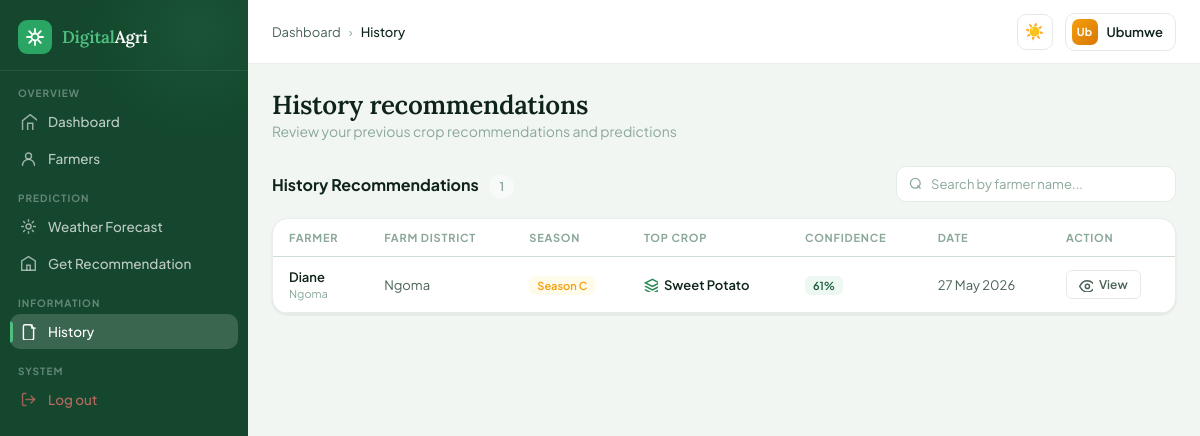
Page /history (signed in) on the committed database.
### models.py (models this page shows, shortened)
class Cooperative(UserMixin, db.Model):
    __tablename__ = 'cooperative'
    id = db.Column(db.Integer, primary_key=True)
    name = db.Column(db.String(150), nullable=False)
    email = db.Column(db.String(150), unique=True, nullable=False)
    password = db.Column(db.String(255), nullable=False)
    phone_number = db.Column(db.String(20))
    district = db.Column(db.String(100))
    created_at = db.Column(db.DateTime, default=datetime.utcnow)

class Recommendation(db.Model):
    __tablename__ = 'recommendation'
    id = db.Column(db.Integer, primary_key=True)
    farmer_id = db.Column(db.Integer, db.ForeignKey('farmer.id'), nullable=False)
    soil_ph = db.Column(db.Numeric(4, 2))
    nitrogen = db.Column(db.Numeric(6, 2))
    phosphorus = db.Column(db.Numeric(6, 2))
    potassium = db.Column(db.Numeric(6, 2))
    rainfall = db.Column(db.Numeric(7, 2))
    temperature = db.Column(db.Numeric(5, 2))
    humidity = db.Column(db.Numeric(5, 2))
    altitude = db.Column(db.Numeric(7, 2))
    farm_district = db.Column(db.String(100))
    farmer_district = db.Column(db.String(100))
    season = db.Column(db.Enum(Season))
    created_at = db.Column(db.DateTime, default=datetime.utcnow)
    predictions = db.relationship('Prediction', backref='recommendation', lazy=True,
                                  order_by='Prediction.confidence_score.desc()')

class Farmer(UserMixin, db.Model):
    __tablename__ = 'farmer'
    id = db.Column(db.Integer, primary_key=True)
    name = db.Column(db.String(100), nullable=False)
    email = db.Column(db.String(150), unique=True, nullable=True)  # Nullable for coop-added farmers
    password = db.Column(db.String(255), nullable=True)            # Nullable for coop-added farmers
    farmer_district = db.Column(db.String(100))
    phone_number = db.Column(db.String(20))
    farm_size_hectares = db.Column(db.Numeric(6, 2))
    gender = db.Column(db.Enum(Gender))
    cooperative_id = db.Column(db.Integer, db.ForeignKey('cooperative.id'), nullable=True)
    created_at = db.Column(db.DateTime, default=datetime.utcnow)
    recommendations = db.relationship('Recommendation', backref='farmer', lazy=True)

class Prediction(db.Model):
    __tablename__ = 'prediction'
    id = db.Column(db.Integer, primary_key=True)
    recommendation_id = db.Column(db.Integer, db.ForeignKey('recommendation.id'), nullable=False)
    crop_name = db.Column(db.String(100))
    confidence_score = db.Column(db.Numeric(5, 2))
    model_version = db.Column(db.String(50), default='1.0')
    is_accepted = db.Column(db.Boolean, default=False)
    predicted_at = db.Column(db.DateTime, default=datetime.utcnow)

### app.py (the view)
@app.route('/history')
@login_required
def history():
    cooperative_name = current_user.name if isinstance(current_user, Cooperative) else None
    farmer_name = current_user.name if isinstance(current_user, Farmer) else None
    template_folder = 'Farmer' if isinstance(current_user, Farmer) else 'cooperative'
    if isinstance(current_user, Cooperative):
        recommendations = Recommendation.query.join(Farmer).filter(Farmer.cooperative_id == current_user.id).order_by(Recommendation.created_at.desc()).limit(200).all()
    else:
        recommendations = Recommendation.query.filter_by(farmer_id=current_user.id).order_by(Recommendation.created_at.desc()).limit(200).all()
    return render_template(f'{template_folder}/history.html',
                         cooperative_name=cooperative_name,
                         farmer_name=farmer_name,
                         recommendations=recommendations)

### app.py (called while the page is built)
@app.context_processor
def inject_emojis():
    return dict(crop_emojis=CROP_EMOJIS)

### models.py (called while the page is built)
@login_manager.user_loader
def load_user(user_id):
    if user_id.startswith('admin-'):
        return Admin.query.get(int(user_id.split('-')[1]))
    elif user_id.startswith('coop-'):
        return Cooperative.query.get(int(user_id.split('-')[1]))
    elif user_id.startswith('farmer-'):
        return Farmer.query.get(int(user_id.split('-')[1]))
    return None

### templates/cooperative/history.html (shortened to what this page needs)
<!DOCTYPE html>
<html lang="en" data-theme="light">
<head>
<link rel="stylesheet" href="https://cdn.jsdelivr.net/npm/lucide-static@0.321.0/font/lucide.min.css"/>
</head>
<body>
<div class="app">
{% include 'cooperative/components/sidebar.html' %}
<div class="main">
  <header class="topbar">
    <div class="breadcrumb">
      <a href="{{ url_for('dashboard') }}">Dashboard</a>
      <span class="sep">›</span>
      <span class="current">History</span>
    </div>
    <div class="topbar-actions">
      <button class="theme-toggle" onclick="toggleTheme()" id="themeBtn">☀️</button>
      <div class="user-btn">
        <div class="avatar">{{ cooperative_name[:2] if cooperative_name else 'CO' }}</div>
        {{ cooperative_name if cooperative_name else 'Cooperative' }}
      </div>
    </div>
  </header>
  <div class="content">
    <div class="page-header">
            <div>
            <div class="page-title">History recommendations</div>
            <div class="page-sub">
            Review your previous crop recommendations and predictions
            </div>
    </div>
      </div>
    <div class="table-section">
      <div class="table-header">
        <div>
          <span class="table-title">History Recommendations</span>
          <span class="count-badge">{{ recommendations|length if recommendations else 0 }}</span>
        </div>
        <div class="table-search">
          <svg class="search-icon" width="14" height="14" viewBox="0 0 20 20" fill="none" stroke="currentColor" stroke-width="1.8" stroke-linecap="round"><circle cx="9" cy="9" r="7"/><line x1="16" y1="16" x2="12.5" y2="12.5"/></svg>
          <input type="text" id="tableSearch" placeholder="Search by farmer name..." onkeyup="filterTable()">
        </div>
      </div>
      <div class="recommendations-table">
        {% if recommendations and recommendations|length > 0 %}
          <table class="rec-table">
            <thead>
              <tr>
                <th>Farmer</th>
                <th>Farm District</th>
                <th>Season</th>
                <th>Top Crop</th>
                <th>Confidence</th>
                <th>Date</th>
                <th>Action</th>
              </tr>
            </thead>
            <tbody id="recommendationsBody">
              {% for rec in recommendations %}
                <tr style="animation-delay: {{ loop.index * 60 }}ms;">
                  <td>
                    <div class="farmer-cell-name">{{ rec.farmer.name if rec.farmer else 'Unknown' }}</div>
                    <div class="farmer-cell-district">{{ rec.farmer.farmer_district if rec.farmer else '' }}</div>
                  </td>
                  <td>{{ rec.farm_district or 'Not specified' }}</td>
                  <td><span class="season-badge">{{ rec.season.value if rec.season else 'N/A' }}</span></td>
                  <td>
                    <div class="crop-cell">
                      <svg class="crop-icon" viewBox="0 0 20 20" fill="none" stroke="currentColor" stroke-width="2" stroke-linecap="round"><path d="M12 2L2 7l10 5 10-5-10-5z"/><path d="M2 17l10 5 10-5"/><path d="M2 12l10 5 10-5"/></svg>
                      {{ rec.predictions[0].crop_name if rec.predictions else 'N/A' }}
                    </div>
                  </td>
                  <td><span class="confidence-badge">{{ rec.predictions[0].confidence_score|int if rec.predictions else 0 }}%</span></td>
                  <td>{{ rec.created_at.strftime('%d %b %Y') if rec.created_at else 'Unknown' }}</td>
                  <td>
                    <a href="{{ url_for('recommendation_results', res_id=rec.id) }}" class="btn-view">
                      <svg class="btn-view-icon" viewBox="0 0 20 20" fill="none" stroke="currentColor" stroke-width="2" stroke-linecap="round"><path d="M1 12s4-8 11-8 11 8 11 8-4 8-11 8-11-8-11-8z"/><circle cx="12" cy="12" r="3"/></svg>
                      View
                    </a>
                  </td>
                </tr>
              {% endfor %}
            </tbody>
          </table>
        {% endif %}
      </div>
    </div>
  </div>
</div>
</body>
</html>

### templates/cooperative/components/sidebar.html (shortened to what this page needs)
<aside class="sidebar">
  <a href="{{ url_for('dashboard') }}">
  <div class="sidebar-logo">
    <div class="logo-mark">
    </div>
    </a>
      <div class="logo-name"><span>Digital</span>Agri</div>
  </div>
  <div class="sidebar-nav">
    <div class="section-label" style="padding-top:10px">Overview</div>
    <a class="nav-item {% if request.endpoint == 'dashboard' %}active{% endif %}" onclick="showView('overview',this)" href="{{ url_for('dashboard') }}">
      <svg class="nav-icon" viewBox="0 0 20 20" fill="none" stroke="currentColor" stroke-width="1.7" stroke-linecap="round"><path d="M3 9l9-7 9 7v11a2 2 0 01-2 2H5a2 2 0 01-2-2z"/><polyline points="9,22 9,12 15,12 15,22"/></svg>
      Dashboard
    </a>
    <a class="nav-item {% if request.endpoint == 'dashboard_farmers' %}active{% endif %}" href="{{ url_for('dashboard_farmers') }}">
      <svg class="nav-icon" viewBox="0 0 20 20" fill="none" stroke="currentColor" stroke-width="1.7" stroke-linecap="round"><circle cx="10" cy="7" r="3.5"/><path d="M3 18c0-3.9 3.1-7 7-7s7 3.1 7 7"/></svg>
      Farmers
    </a>
    <div class="section-label">Prediction</div>
    <a class="nav-item {% if request.endpoint == 'weather_forecast' %}active{% endif %}" href="{{ url_for('weather_forecast') }}">
      <svg class="nav-icon" viewBox="0 0 20 20" fill="none" stroke="currentColor" stroke-width="1.7" stroke-linecap="round"><circle cx="10" cy="10" r="3"/><path d="M10 2v2M10 16v2M2 10h2M16 10h2M4.2 4.2l1.4 1.4M14.4 14.4l1.4 1.4M4.2 15.8l1.4-1.4M14.4 5.6l1.4-1.4"/></svg>
          Weather Forecast
    </a>
    <a class="nav-item {% if request.endpoint == 'get_recommendation' %}active{% endif %}" href="{{ url_for('get_recommendation') }}">
      <svg class="nav-icon" viewBox="0 0 20 20" fill="none" stroke="currentColor" stroke-width="1.7" stroke-linecap="round"><path d="M10 2L2 7v11h16V7L10 2z"/><path d="M8 18v-6h4v6"/></svg>
      Get Recommendation
    </a>
    <div class="section-label">Information</div>
    <a class="nav-item {% if request.endpoint == 'history' %}active{% endif %}" href="{{ url_for('history') }}">
      <svg class="nav-icon" viewBox="0 0 20 20" fill="none" stroke="currentColor" stroke-width="1.7" stroke-linecap="round"><path d="M12 2H6a2 2 0 00-2 2v14a2 2 0 002 2h8a2 2 0 002-2V6l-4-4z"/><polyline points="14,2 14,6 18,6"/></svg>
          History
    </a>
    <div class="section-label">System</div>
    <a class="nav-item logout" href="#" onclick="document.getElementById('logoutForm').click(); return false;">
      <svg class="nav-icon" viewBox="0 0 20 20" fill="none" stroke="currentColor" stroke-width="1.7" stroke-linecap="round"><path d="M7 3H4a1 1 0 00-1 1v12a1 1 0 001 1h3"/><polyline points="13,14 17,10 13,6"/><line x1="17" y1="10" x2="7" y2="10"/></svg>
      Log out
    </a>
  </div>

### rows in the picture
Cooperative: name "Ub", name "Ubumwe"
Recommendation: farmer "Diane", farmer "Ngoma", farm_district "Ngoma", season "Season C", crop_name "Sweet Potato", confidence_score "61", created_at "27 May 2026"

### other values in the picture
{{ recommendations|length if recommendations else 0 }} "1"
